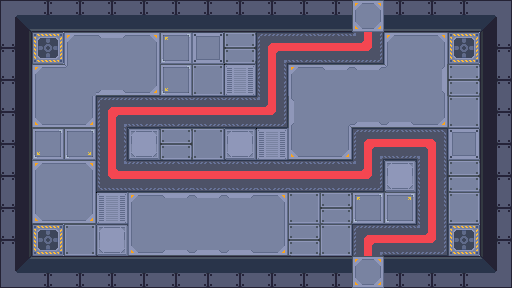

Below is a game level as drawn by its tile map, then a one-line description and the .tmx file that defines it, in full:
An orthogonal 16x9 tile map with 32x32 px tiles, 1 tile layer (Tile Layer 1).

<map version="1.9" tiledversion="1.9.1" orientation="orthogonal" renderorder="right-down" width="16" height="9" tilewidth="32" tileheight="32" infinite="0" nextlayerid="2" nextobjectid="1">
 <tileset firstgid="1" source="Tiles.tsx" />
 <layer id="1" name="Tile Layer 1" width="16" height="9">
  <data encoding="csv">
4,5,5,5,5,5,5,5,5,5,5,50,5,5,5,6,
21,51,13,14,15,45,29,11,7,42,42,43,13,15,51,23,
21,13,34,48,49,28,10,46,24,13,14,14,34,32,11,23,
21,47,49,7,42,42,42,42,43,30,16,48,48,49,10,23,
21,28,27,24,12,11,10,12,46,47,49,7,8,9,29,23,
21,13,15,41,42,42,42,42,42,42,42,43,12,26,11,23,
21,47,49,46,13,14,14,14,15,10,11,45,44,26,10,23,
21,51,10,12,47,48,48,48,49,11,10,7,42,43,51,23,
38,39,39,39,39,39,39,39,39,39,39,50,39,39,39,40
</data>
 </layer>
</map>
